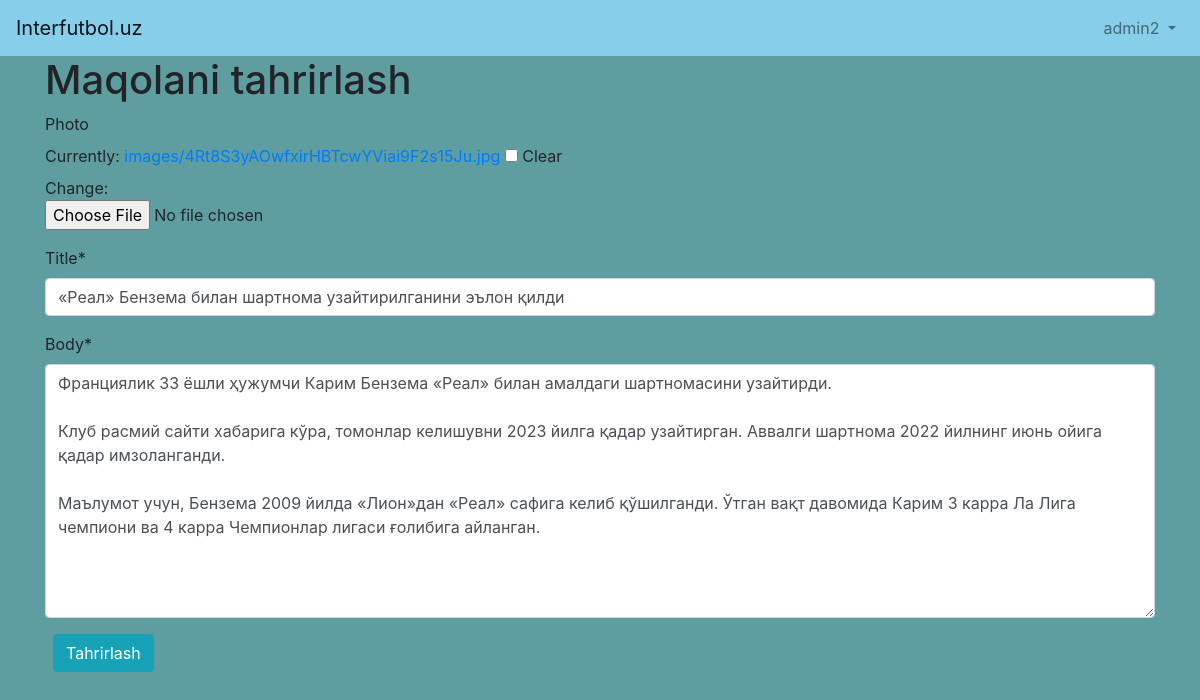
/articles/2/edit/ (signed in), run on the app's committed database.
### home/models.py (models this page shows)
class CustomUser(AbstractUser):
    age = models.PositiveIntegerField(null=True, blank=True)
    address = models.CharField(max_length=200)
    job = models.CharField(max_length=50)

### articles/models.py (models this page shows, shortened)
class Article(models.Model):
    title = models.CharField(max_length=255)
    body = models.TextField()
    photo = models.ImageField(upload_to='images/', blank=True)
    date = models.DateTimeField(auto_now_add=True)
    author = models.ForeignKey(
        get_user_model(),
        on_delete=models.CASCADE,
    )

### articles/views.py (the view)
# urls.py: path('<int:pk>/edit/', ArticleUpdateView.as_view(), name='article_edit'),
class ArticleUpdateView(UserPassesTestMixin, UpdateView):
    model = Article
    fields = ('photo', 'title', 'body',)
    template_name = 'article_edit.html'
    def test_func(self):
        obj = self.get_object()
        return obj.author == self.request.user

### templates/article_edit.html
{% extends 'base.html' %}
{% load crispy_forms_tags %}
{% block content %}
    <h1>Maqolani tahrirlash</h1>
    <form method="post" enctype="multipart/form-data">{% csrf_token %}
        {{ form|crispy }}
        <button type="submit" class="btn btn-info ml-2">Tahrirlash</button>
    </form>
{% endblock content %}

### templates/base.html (shortened to what this page needs)
<!DOCTYPE html>
<html lang="en">
<head>
    <link rel="stylesheet" href="https://maxcdn.bootstrapcdn.com/bootstrap/4.0.0/css/bootstrap.min.css"
>
</head>
<body>
<nav class="navbar navbar-expand-lg navbar-light" style="background-color: skyblue">
    <a class="navbar-brand" href="{% url 'home' %}"> Interfutbol.uz </a>
    <div class=" collapse navbar-collapse" id="navbarCollapse">
        {% if user.is_authenticated %}
            <ul class="navbar-nav ml-auto">
                <li class="nav-item">
                    <a class="nav-link dropdown-toggle" href="#" id="userMenu"
                       data-toggle="dropdown" aria-haspopup="true"
                       aria-expanded="false">
                        {{ user.username }}
                    </a>
                </li>
            </ul>
        {% endif %}
    </div>
</nav>
<div class="container">
    {% block content %}
    {% endblock content %}
</div>
</body>
</html>

### templates/base.html (style rules this page uses)
body { background: cadetblue center center no-repeat; background-size: cover; }

### data on the page
CustomUser: username "admin2"
Article: title "«Реал» Бензема билан шартнома узайтирилганини эълон қилди", body "Франциялик 33 ёшли ҳужумчи Карим Бензема «Реал» билан амалдаги шартномасини узайтирди. Клуб расмий сайти хабарига кўра, томонлар келишувни 2023 йилга қадар узайтирган. Аввалги шартнома 2022 йилнинг июнь ойига қадар имзоланганди. Маълумот учун, Бензема 2009 йилда «Лион»дан «Реал» сафига келиб қўшилганди. Ўтган вақт давомида Карим 3 карра Ла Лига чемпиони ва 4 карра Чемпионлар лигаси ғолибига айланган."
